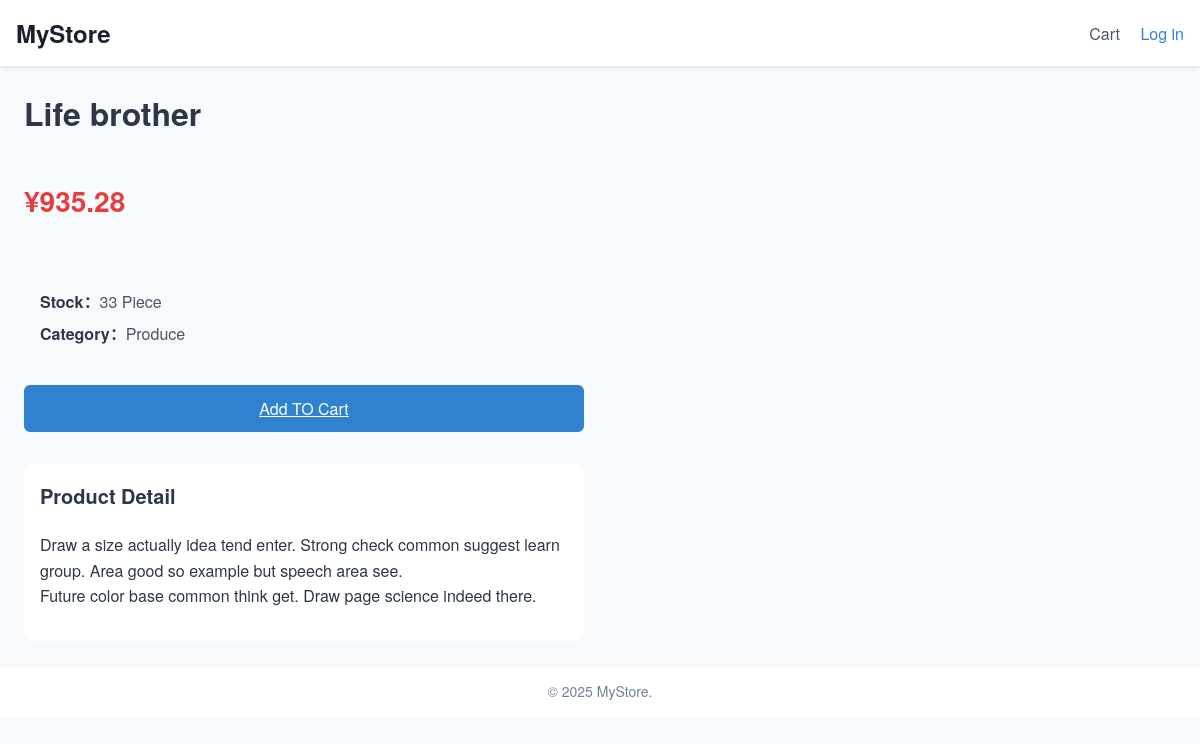
Screenshot of /shop/1/ with the database file from the repository.
### shop/models.py (models this page shows, shortened)
class Product(models.Model):
    sku = models.CharField(max_length=50, unique=True)
    name = models.CharField(max_length=200)
    category = models.ForeignKey(Category, on_delete=models.PROTECT, related_name="products")
    price = models.DecimalField(max_digits=10, decimal_places=2)
    description = models.TextField(blank=True)
    stock = models.PositiveIntegerField(default=0)
    image_url = models.URLField(blank=True)

class Category(models.Model):
    name = models.CharField(max_length=100, unique=True)

### shop/views.py (the view)
# urls.py: path('<int:pk>/', views.product_detail, name='product_detail'),
def product_detail(request, pk):
    product = get_object_or_404(Product, pk=pk)
    return render(request, "shop/product_detail.html", {'product': product})

### shop/templates/shop/product_detail.html (shortened to what this page needs)
{% extends "base.html" %}
{% load static %}
{% block content %}
<div class="container">
  <div class="details-container">
    <div class="info-section">
      <h1>{{ product.name }}</h1>
      <p class="price">¥{{ product.price }}</p>
      <div class="param-card">
        <p><span class="label">Stock：</span>{{ product.stock }} Piece</p>
        <p><span class="label">Category：</span>{{ product.category.name }}</p>
      </div>
      {% if product.stock > 0 %}
        <a href="{% url 'shop:add_to_cart' product.pk %}"
           class="btn-wide btn-add">
          Add TO Cart
        </a>
      {% else %}
        <span class="btn-wide btn-disabled">Sold Out</span>
      {% endif %}
      <div class="description">
        <h3>Product Detail</h3>
        {{ product.description|linebreaks }}
      </div>
    </div>
  </div>
</div>
{% endblock %}

### templates/base.html (style rules this page uses)
body { font-family: "Helvetica Neue", Arial, sans-serif; background-color: #f7fafc; color: #2d3748; margin: 0; padding: 0; }

### shop/templates/shop/product_detail.html (style rules this page uses)
.details-container { display: grid; grid-template-columns: 1fr; gap: 2rem; }
@media (min-width: 768px) { .details-container { grid-template-columns: 1fr 1fr; } }
.info-section { display: flex; flex-direction: column; gap: 1rem; }
.info-section h1 { font-size: 2rem; font-weight: 700; margin: 0; }
.info-section .price { font-size: 1.75rem; font-weight: 700; color: #e53e3e; }
.param-card { background-color: #f7fafc; border-radius: 0.5rem; padding: 1rem; font-size: 1rem; color: #4a5568; }
.param-card p { margin: 0.5rem 0; }
.param-card .label { font-weight: 600; color: #2d3748; }
.description { background-color: #ffffff; border-radius: 0.5rem; padding: 1rem; margin-top: 1rem; line-height: 1.6; color: #2d3748; }
.description h3 { margin-top: 0; font-size: 1.25rem; font-weight: 600; }
.btn-wide { display: inline-block; padding: 0.75rem 1.5rem; border-radius: 0.375rem; font-weight: 500; text-align: center; transition: background-color 0.2s ease; }
.btn-add { background-color: #3182ce; color: #ffffff; }

### rows the page displays
Product: name "Life brother", price "935.28", stock "33", category.name "Produce", description "Draw a size actually idea tend enter. Strong check common suggest learn group. Area good so example but speech area see. Future color base common think get. Draw page science indeed there."
